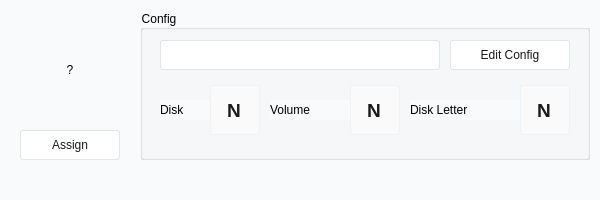
<?xml version="1.0" encoding="UTF-8"?>
<ui version="4.0">
 <class>VolumeSHControllerClass</class>
 <widget class="QMainWindow" name="VolumeSHControllerClass">
  <property name="geometry">
   <rect>
    <x>0</x>
    <y>0</y>
    <width>600</width>
    <height>200</height>
   </rect>
  </property>
  <property name="windowTitle">
   <string>VolumeSHController</string>
  </property>
  <property name="styleSheet">
   <string notr="true">/*基础背景与字体*/
/*background&amp;font*/

QWidget
{
	background-color: hsl(210, 50%, 98%);
	font: 10pt &quot;Microsoft YaHei UI&quot;;
}

/*通用普通按钮*/
/*Normal Push Button*/

QPushButton,QToolButton
{
	color: hsl(0, 0%, 10%);
	border-style: solid;
	border-width: 1px;
	border-radius: 3px;
	border-color: hsl(210, 5%, 90%);
	background-color: hsl(210, 5%, 100%);
	padding: 4px 10px 4px 10px;
}
QPushButton:hover,QToolButton:hover
{
	color: hsl(0, 0%, 5%);
	border-color: hsl(210, 10%, 88%);
	background-color: hsl(210, 10%, 98%);
}
QPushButton:pressed,QToolButton:pressed
{
	color: hsl(0, 0%, 0%);
	border-color: hsl(210, 15%, 85%);
	background-color: hsl(210, 15%, 95%);
}
QPushButton:disabled,QToolButton:disabled
{
	color: hsl(210, 0%, 60%);
	border-width: 0px;
	/*border-color: hsl(210, 0%, 85%);*/
	background-color: hsl(210, 0%, 95%);
}

/*通用高亮按钮*/
/*Highlighted Push Button*/

QPushButton[isHighlighted=true],QToolButton[isHighlighted=true]
{
	color: #ffffff;
	border-style: solid;
	border-width: 1px;
	border-radius: 3px;
	border-color: hsl(210, 100%, 30%);
	background-color: hsl(210, 100%, 40%);
}
QPushButton[isHighlighted=true]:hover,QToolButton[isHighlighted=true]:hover
{
	border-color: hsl(210, 80%, 35%);
	background-color: hsl(210, 80%, 45%);
}
QPushButton[isHighlighted=true]:pressed,QToolButton[isHighlighted=true]:pressed
{
	border-color: hsl(210, 60%, 40%);
	background-color: hsl(210, 60%, 50%);
}
QPushButton[isHighlighted=true]:disabled,QToolButton[isHighlighted=true]:disabled
{
	color: hsl(210, 0%, 100%);
	border-width: 0px;
	/*border-color: hsl(210, 0%, 60%);*/
	background-color: hsl(210, 0%, 70%);
}

/*工具菜单按钮附件*/
/*Tool Button SP*/


/*通用列表控件*/
/*QListWidget*/

QListWidget {
    show-decoration-selected: 0;
}
QListWidget::item:hover {
    background-color: hsl(210, 15%, 95%);
}

/*通用行编辑框*/
/*Line Edit*/

QLineEdit
{
	color: hsl(0, 0%, 10%);
	selection-color: hsl(0, 0%, 100%);
	border-style: solid;
	border-width: 1px;
	border-radius: 3px;
	border-color: hsl(210, 5%, 90%);
	background-color: hsl(210, 5%, 100%);
	selection-background-color: hsl(210, 100%, 40%);
	padding: 0px 0px 0px 5px;
}
QLineEdit:hover
{
	color: hsl(0, 0%, 5%);
	border-color: hsl(210, 10%, 88%);
	background-color: hsl(210, 10%, 98%);
}
QLineEdit:focus
{
	border-bottom-color: hsl(210, 100%, 40%);
}
QLineEdit:disabled
{
	color: hsl(210, 0%, 60%);
	border-color: hsl(210, 0%, 85%);
	background-color: hsl(210, 0%, 95%);
}
QLineEdit:read-only
{
	border-color: hsl(210, 0%, 95%);
	background-color: hsl(210, 0%, 98%);
}

/*组合框及其附件*/
/*Combo box*/

QComboBox
{
	color: hsl(0, 0%, 10%);
	selection-color: hsl(0, 0%, 100%);
	border-style: solid;
	border-width: 1px;
	border-radius: 3px;
	border-color: hsl(210, 5%, 90%);
	background-color: hsl(210, 5%, 100%);
	selection-background-color: hsl(210, 100%, 40%);
	padding: 0px 0px 0px 5px;
}
QComboBox:hover
{
	color: hsl(0, 0%, 5%);
	border-color: hsl(210, 10%, 88%);
	background-color: hsl(210, 10%, 98%);
}
QComboBox:on
{
	border-color: hsl(210, 100%, 40%);
}
QComboBox:disabled
{
	color: hsl(210, 0%, 60%);
	border-color: hsl(210, 0%, 85%);
	background-color: hsl(210, 0%, 95%);
}
QComboBox::drop-down
{
	width: 0px;
	border: none;
}
QComboBox::down-arrow
{
	padding: 0px 32px 0px 0px;
}
QComboBox::down-arrow:on
{
}
QComboBox QAbstractItemView
{
	color: hsl(0, 0%, 10%);
	border-style: solid;
	border-width: 1px;
	border-radius: 3px;
	border-color: hsl(210, 100%, 40%);
	background-color: hsl(210, 5%, 100%);
	outline: 0px;
}
QComboBox QAbstractItemView::item
{
	color: hsl(0, 0%, 10%);
	border-style: none;
	background-color: hsl(210, 5%, 100%);
}
QComboBox QAbstractItemView::item:hover
{
	color: hsl(0, 0%, 5%);
	background-color: hsl(210, 10%, 98%);
}
QComboBox QAbstractItemView::item:selected
{
	color: #ffffff;
	background-color: hsl(210, 100%, 40%);
}

/*通用页面滑动条*/
/*Scroll Bar*/

QScrollBar
{
    background-color: hsl(210, 5%, 100%);
    padding: 12px 2px 12px 2px;
	width: 12px;
}
QScrollBar::handle
{
    background-color: hsl(210, 5%, 80%);
    border-radius: 2px; 
}
QScrollBar::handle:hover
{
    border-color: hsl(210, 10%, 78%);
}
QScrollBar::add-line:vertical
{
	height:12px;
	width:12px;
    subcontrol-position:bottom;
}
QScrollBar::sub-line:vertical
{
    height:12px;
	width:12px;
    subcontrol-position:top;
}</string>
  </property>
  <widget class="QWidget" name="centralWidget">
   <widget class="QGroupBox" name="groupBox">
    <property name="geometry">
     <rect>
      <x>140</x>
      <y>10</y>
      <width>450</width>
      <height>150</height>
     </rect>
    </property>
    <property name="title">
     <string>Config</string>
    </property>
    <widget class="QComboBox" name="cb_configChoose">
     <property name="geometry">
      <rect>
       <x>20</x>
       <y>30</y>
       <width>280</width>
       <height>30</height>
      </rect>
     </property>
    </widget>
    <widget class="QPushButton" name="btn_editConfig">
     <property name="geometry">
      <rect>
       <x>310</x>
       <y>30</y>
       <width>120</width>
       <height>30</height>
      </rect>
     </property>
     <property name="text">
      <string>Edit Config</string>
     </property>
    </widget>
    <widget class="QLineEdit" name="l_diskIndex">
     <property name="geometry">
      <rect>
       <x>70</x>
       <y>75</y>
       <width>50</width>
       <height>50</height>
      </rect>
     </property>
     <property name="font">
      <font>
       <family>Microsoft YaHei UI</family>
       <pointsize>14</pointsize>
       <italic>false</italic>
       <bold>true</bold>
      </font>
     </property>
     <property name="styleSheet">
      <string notr="true">font: 700 14pt &quot;Microsoft YaHei UI&quot;;
padding: 0px;</string>
     </property>
     <property name="text">
      <string>N</string>
     </property>
     <property name="alignment">
      <set>Qt::AlignCenter</set>
     </property>
     <property name="readOnly">
      <bool>true</bool>
     </property>
    </widget>
    <widget class="QLineEdit" name="l_VolumeIndex">
     <property name="geometry">
      <rect>
       <x>210</x>
       <y>75</y>
       <width>50</width>
       <height>50</height>
      </rect>
     </property>
     <property name="font">
      <font>
       <family>Microsoft YaHei UI</family>
       <pointsize>14</pointsize>
       <italic>false</italic>
       <bold>true</bold>
      </font>
     </property>
     <property name="styleSheet">
      <string notr="true">font: 700 14pt &quot;Microsoft YaHei UI&quot;;
padding: 0px;</string>
     </property>
     <property name="text">
      <string>N</string>
     </property>
     <property name="alignment">
      <set>Qt::AlignCenter</set>
     </property>
     <property name="readOnly">
      <bool>true</bool>
     </property>
    </widget>
    <widget class="QLabel" name="lb_disk">
     <property name="geometry">
      <rect>
       <x>20</x>
       <y>90</y>
       <width>50</width>
       <height>20</height>
      </rect>
     </property>
     <property name="styleSheet">
      <string notr="true">font: 700 14pt &quot;Microsoft YaHei UI&quot;;
padding: 0px;</string>
     </property>
     <property name="text">
      <string>Disk</string>
     </property>
    </widget>
    <widget class="QLabel" name="lb_volume">
     <property name="geometry">
      <rect>
       <x>130</x>
       <y>90</y>
       <width>80</width>
       <height>20</height>
      </rect>
     </property>
     <property name="styleSheet">
      <string notr="true">font: 700 14pt &quot;Microsoft YaHei UI&quot;;
padding: 0px;</string>
     </property>
     <property name="text">
      <string>Volume</string>
     </property>
    </widget>
    <widget class="QLabel" name="lb_diskLetter">
     <property name="geometry">
      <rect>
       <x>270</x>
       <y>90</y>
       <width>110</width>
       <height>20</height>
      </rect>
     </property>
     <property name="styleSheet">
      <string notr="true">font: 700 14pt &quot;Microsoft YaHei UI&quot;;
padding: 0px;</string>
     </property>
     <property name="text">
      <string>Disk Letter</string>
     </property>
    </widget>
    <widget class="QLineEdit" name="l_diskLetter">
     <property name="geometry">
      <rect>
       <x>380</x>
       <y>75</y>
       <width>50</width>
       <height>50</height>
      </rect>
     </property>
     <property name="font">
      <font>
       <family>Microsoft YaHei UI</family>
       <pointsize>14</pointsize>
       <italic>false</italic>
       <bold>true</bold>
      </font>
     </property>
     <property name="styleSheet">
      <string notr="true">font: 700 14pt &quot;Microsoft YaHei UI&quot;;
padding: 0px;</string>
     </property>
     <property name="text">
      <string>N</string>
     </property>
     <property name="alignment">
      <set>Qt::AlignCenter</set>
     </property>
     <property name="readOnly">
      <bool>true</bool>
     </property>
    </widget>
   </widget>
   <widget class="QLabel" name="lb_isAssigned">
    <property name="geometry">
     <rect>
      <x>20</x>
      <y>20</y>
      <width>100</width>
      <height>100</height>
     </rect>
    </property>
    <property name="styleSheet">
     <string notr="true">QLabel[isTrue=true]
{
	font: 700 50pt &quot;Microsoft YaHei UI&quot;;
	color: #ffffff;
	border-style: solid;
	border-width: 5px;
	border-radius: 0px;
	border-color: hsl(120, 100%, 30%);
	background-color: hsl(120, 100%, 40%);
}
QLabel[isTrue=false]
{
	font: 700 50pt &quot;Microsoft YaHei UI&quot;;
	color: #ffffff;
	border-style: solid;
	border-width: 5px;
	border-radius: 0px;
	border-color: hsl(0, 100%, 30%);
	background-color: hsl(0, 100%, 40%);
}
QLabel[isValid=false]
{
	font: 700 50pt &quot;Microsoft YaHei UI&quot;;
	color: #ffffff;
	border-style: solid;
	border-width: 5px;
	border-radius: 0px;
	border-color: hsl(60, 100%, 30%);
	background-color: hsl(60, 100%, 40%);
}</string>
    </property>
    <property name="text">
     <string>?</string>
    </property>
    <property name="alignment">
     <set>Qt::AlignCenter</set>
    </property>
    <property name="isTrue" stdset="0">
     <bool>false</bool>
    </property>
    <property name="isValid" stdset="0">
     <bool>false</bool>
    </property>
   </widget>
   <widget class="QPushButton" name="btn_assign">
    <property name="geometry">
     <rect>
      <x>20</x>
      <y>130</y>
      <width>100</width>
      <height>30</height>
     </rect>
    </property>
    <property name="text">
     <string>Assign</string>
    </property>
    <property name="isHighlighted" stdset="0">
     <bool>true</bool>
    </property>
   </widget>
  </widget>
  <widget class="QStatusBar" name="statusBar">
   <property name="styleSheet">
    <string notr="true">QStatusBar[isConnected=true]
{
	font: 700 10pt &quot;Microsoft YaHei UI&quot;;
	color: #ffffff;
	border-style: none;
	background-color: hsl(120, 100%, 40%);
}
QStatusBar[isConnected=false]
{
	font: 700 10pt &quot;Microsoft YaHei UI&quot;;
	color: #ffffff;
	border-style: none;
	background-color: hsl(0, 100%, 40%);
}
</string>
   </property>
   <property name="sizeGripEnabled">
    <bool>false</bool>
   </property>
   <property name="isConnected" stdset="0">
    <bool>false</bool>
   </property>
  </widget>
 </widget>
 <layoutdefault spacing="6" margin="11"/>
 <resources>
  <include location="VolumeSHController.qrc"/>
 </resources>
 <connections/>
</ui>
